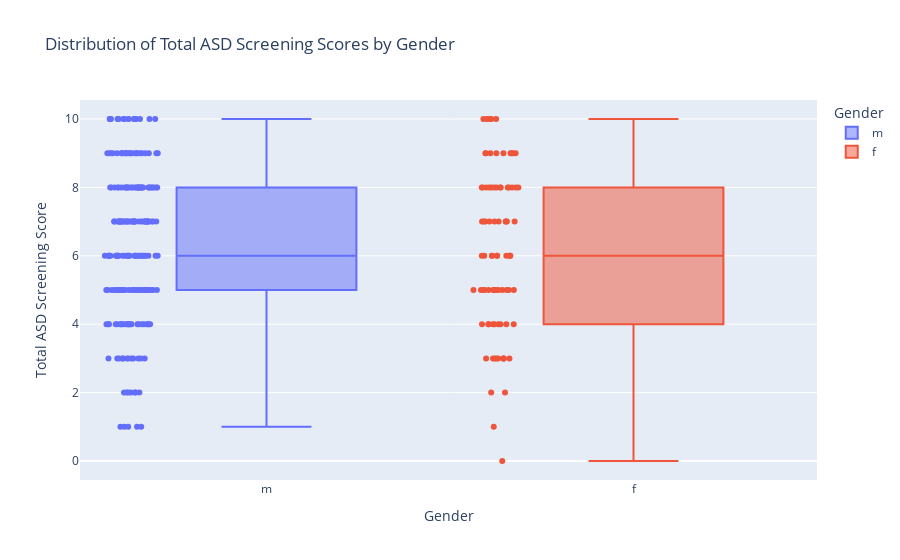

This figure's notebook cell:
### Markdown cell above
## How does the total ASD screening score vary by gender?

### Code cell
# Create a box plot to visualize the distribution of total scores by gender
fig = px.box(autism_df, x='gender', y='total_score',
             points="all",  # This option shows all points (outliers)
             title='Distribution of Total ASD Screening Scores by Gender',
             labels={'total_score': 'Total ASD Screening Score', 'gender': 'Gender'},
             color='gender')  # Color by gender to distinguish easily

fig.update_layout(
    xaxis_title='Gender',
    yaxis_title='Total ASD Screening Score',
    legend_title="Gender"
)
fig.show()

### Figure 1 — Plotly figure (JSON) as saved in the notebook; plotly's stock layout.template omitted (floating-point values rounded to 4 significant figures; data arrays with more than 128 entries replaced by an {"elided": "..."} marker saying what was removed)
{"data": [{"alignmentgroup": "True", "boxpoints": "all", "hovertemplate": "Gender=%{x}<br>Total ASD Screening Score=%{y}<extra></extra>", "legendgroup": "m", "marker": {"color": "#636efa"}, "name": "m", "notched": false, "offsetgroup": "m", "orientation": "v", "showlegend": true, "type": "box", "x": {"elided": "208 str values"}, "x0": " ", "xaxis": "x", "y": {"elided": "208 int values"}, "y0": " ", "yaxis": "y"}, {"alignmentgroup": "True", "boxpoints": "all", "hovertemplate": "Gender=%{x}<br>Total ASD Screening Score=%{y}<extra></extra>", "legendgroup": "f", "marker": {"color": "#EF553B"}, "name": "f", "notched": false, "offsetgroup": "f", "orientation": "v", "showlegend": true, "type": "box", "x": ["f", "f", "f", "f", "f", "f", "f", "f", "f", "f", "f", "f", "f", "f", "f", "f", "f", "f", "f", "f", "f", "f", "f", "f", "f", "f", "f", "f", "f", "f", "f", "f", "f", "f", "f", "f", "f", "f", "f", "f", "f", "f", "f", "f", "f", "f", "f", "f", "f", "f", "f", "f", "f", "f", "f", "f", "f", "f", "f", "f", "f", "f", "f", "f", "f", "f", "f", "f", "f", "f", "f", "f", "f", "f", "f", "f", "f", "f", "f", "f", "f", "f", "f", "f"], "x0": " ", "xaxis": "x", "y": [4, 8, 7, 5, 3, 2, 5, 5, 6, 3, 1, 3, 4, 8, 5, 4, 7, 9, 8, 6, 5, 4, 8, 7, 9, 9, 7, 8, 5, 6, 7, 2, 3, 3, 9, 6, 8, 7, 7, 5, 7, 0, 8, 6, 6, 8, 6, 8, 3, 5, 9, 5, 4, 5, 8, 4, 5, 10, 9, 6, 8, 7, 8, 5, 10, 9, 4, 9, 5, 5, 3, 8, 10, 10, 3, 7, 4, 6, 6, 8, 9, 10, 4, 3], "y0": " ", "yaxis": "y"}], "layout": {"boxmode": "overlay", "legend": {"title": {"text": "Gender"}, "tracegroupgap": 0}, "title": {"text": "Distribution of Total ASD Screening Scores by Gender"}, "xaxis": {"anchor": "y", "categoryarray": ["m", "f"], "categoryorder": "array", "domain": [0, 1], "title": {"text": "Gender"}}, "yaxis": {"anchor": "x", "domain": [0, 1], "title": {"text": "Total ASD Screening Score"}}}}
